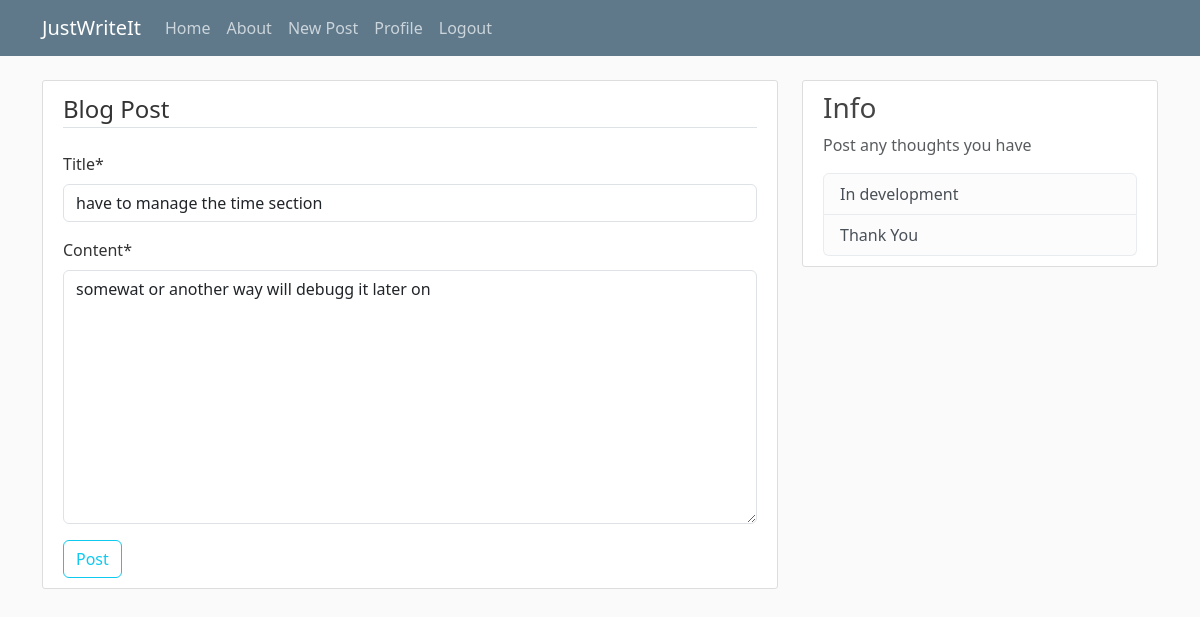
The page /post/7/update/ (signed in) on the database its author committed.
### blog/models.py (models this page shows, shortened)
class Post(models.Model):
    title = models.CharField(max_length = 100)
    content = models.TextField()
    date_posted = models.DateTimeField(default=timezone.now)
    author  = models.ForeignKey(User, on_delete=models.CASCADE)

### blog/views.py (the view, shortened to what this page needs)
# urls.py: path('post/<int:pk>/update/', PostUpdateView.as_view(), name='post-update'),
class PostUpdateView(LoginRequiredMixin,UpdateView):
    model = Post
    fields = ['title', 'content']

### blog/templates/blog/post_form.html (shortened to what this page needs)
{% extends "blog/base.html" %}
{% load crispy_forms_tags %}
{% block content%}
    <div class = "content-section">
        <form method="POST">
            <fieldset class = "form-group">
                <legend class = "border-bottom mb-4">Blog Post</legend>
                {{ form|crispy }}
            </fieldset>
            <div class = "form-group">
                <button class="btn btn-outline-info" type="submit">Post</button>
            </div>
        </form>
    </div>
{% endblock content%}

### blog/static/blog/main.css (style rules this page uses)
body { background: #fafafa; color: #333333; margin-top: 5rem; }
.content-section { background: #ffffff; padding: 10px 20px; border: 1px solid #dddddd; border-radius: 3px; margin-bottom: 20px; }

### rows shown on the page
Post: title "have to manage the time section", content "somewat or another way will debugg it later on"
